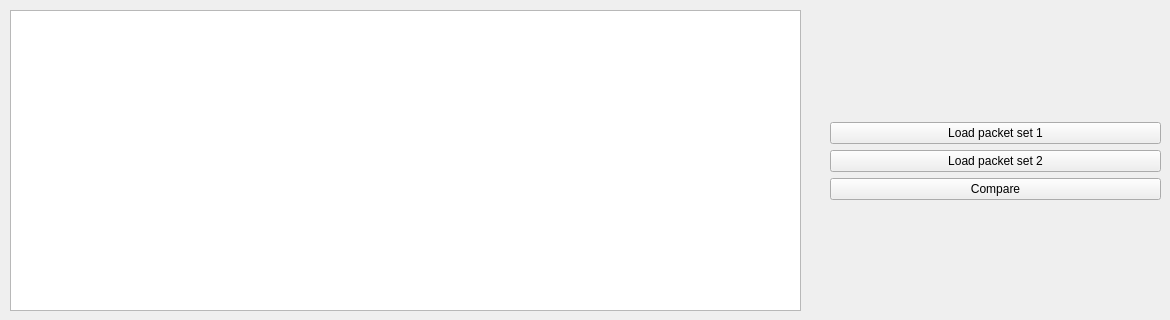
    <widget class="QWidget" name="tabComparer">
     <attribute name="title">
      <string>Comparer</string>
     </attribute>
     <widget class="QTableView" name="tableViewComparerData">
      <property name="geometry">
       <rect>
        <x>10</x>
        <y>10</y>
        <width>791</width>
        <height>301</height>
       </rect>
      </property>
      <property name="contextMenuPolicy">
       <enum>Qt::CustomContextMenu</enum>
      </property>
      <property name="alternatingRowColors">
       <bool>true</bool>
      </property>
      <property name="sortingEnabled">
       <bool>true</bool>
      </property>
      <attribute name="horizontalHeaderMinimumSectionSize">
       <number>100</number>
      </attribute>
      <attribute name="horizontalHeaderStretchLastSection">
       <bool>true</bool>
      </attribute>
     </widget>
     <widget class="QWidget" name="layoutWidget">
      <property name="geometry">
       <rect>
        <x>830</x>
        <y>10</y>
        <width>331</width>
        <height>301</height>
       </rect>
      </property>
      <layout class="QGridLayout" name="gridLayoutComparer">
       <item row="1" column="0">
        <widget class="QPushButton" name="buttonComparerLoadSet1">
         <property name="text">
          <string>Load packet set 1</string>
         </property>
        </widget>
       </item>
       <item row="3" column="0">
        <widget class="QPushButton" name="buttonComparerStartCompare">
         <property name="text">
          <string>Compare</string>
         </property>
        </widget>
       </item>
       <item row="2" column="0">
        <widget class="QPushButton" name="buttonComparerLoadSet2">
         <property name="text">
          <string>Load packet set 2</string>
         </property>
        </widget>
       </item>
       <item row="0" column="0">
        <spacer name="verticalSpacerComparerTop">
         <property name="orientation">
          <enum>Qt::Vertical</enum>
         </property>
         <property name="sizeHint" stdset="0">
          <size>
           <width>20</width>
           <height>40</height>
          </size>
         </property>
        </spacer>
       </item>
       <item row="4" column="0">
        <spacer name="verticalSpacerComparerBottom">
         <property name="orientation">
          <enum>Qt::Vertical</enum>
         </property>
         <property name="sizeHint" stdset="0">
          <size>
           <width>20</width>
           <height>40</height>
          </size>
         </property>
        </spacer>
       </item>
      </layout>
     </widget>
    </widget>
